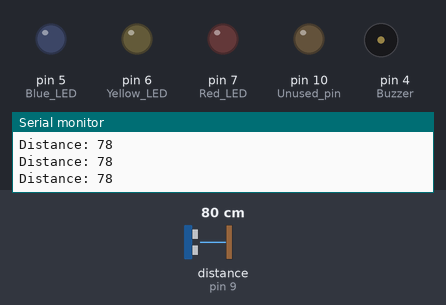
Bench run of a sketch on a simulated Arduino Uno, built with avr-gcc and run on an emulated ATmega328P. On the bench: output pins drawn as LEDs (lit = HIGH), buzzer (waves = sounding, pin HIGH), the last lines printed to the serial monitor. Wiring (inferred from the names in the program): ultrasonic range finder: trigger pin 8; echo pin 9. Inputs (shaded band) come from the test bench; at power-on: distance to the obstacle (sensor on pin 9) 80 cm. The echo pulse lasts 58.3 µs per cm; pins used as bus, display or sensor lines are not drawn.

Above: at 1.2 s.
1.3 s: distance to the obstacle (sensor on pin 9) set to 21 cm
2.8 s: distance to the obstacle (sensor on pin 9) set to 18 cm
At 4.0 s:
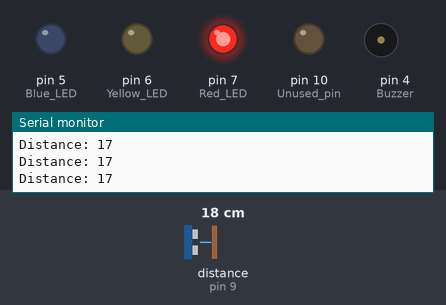
4.4 s: distance to the obstacle (sensor on pin 9) set to 11 cm
5.9 s: distance to the obstacle (sensor on pin 9) set to 8 cm
At 6.8 s:
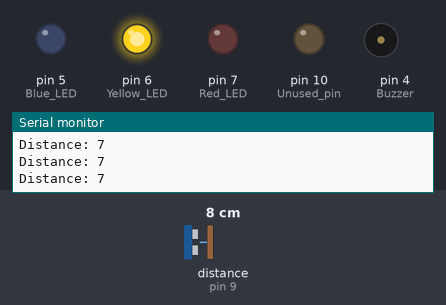
7.4 s: distance to the obstacle (sensor on pin 9) set to 6 cm
10.4 s: distance to the obstacle (sensor on pin 9) set to 3 cm
At 10.8 s:
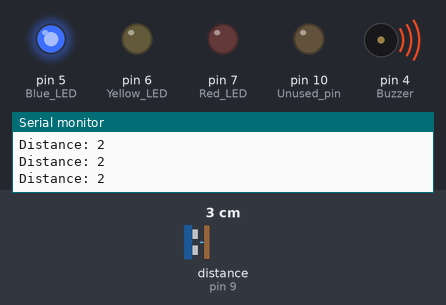
Timing chart, 0 to 12.9 s (numbered marks = the images above; inputs shaded):
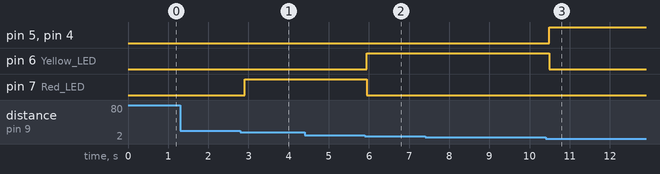

Measured:
- the behaviour switches between 20 and 19 cm on distance to the obstacle (sensor on pin 9) (found by bisection; images 0 and 1)
- the behaviour switches between 10 and 9 cm on distance to the obstacle (sensor on pin 9) (found by bisection; images 1 and 2)
- the behaviour switches between 5 and 4 cm on distance to the obstacle (sensor on pin 9) (found by bisection; images 2 and 3)
- after the input at 2.8 s, pin 7 (Red_LED): LOW → HIGH after 0.10 s
- after the input at 5.9 s, pin 6 (Yellow_LED): LOW → HIGH after 0.05 s; pin 7 (Red_LED): HIGH → LOW after 0.05 s
- after the input at 10.4 s, pin 5 (Blue_LED), pin 4 (Buzzer): LOW → HIGH after 0.10 s; pin 6 (Yellow_LED): HIGH → LOW after 0.10 s

The sketch:

waterLevelDetector.ino
```cpp
long distance;  // Variable to store the distance in cm
long duration;  // Variable to store the time for the echo to return

void setup() {
  pinMode(8, OUTPUT);  // Trigger pin for ultrasonic sensor
  pinMode(9, INPUT);   // Echo pin for ultrasonic sensor
  pinMode(10, OUTPUT); // Unused pin (you can remove or use for another purpose)
  pinMode(7, OUTPUT);  // Red LED
  pinMode(6, OUTPUT);  // Yellow LED
  pinMode(5, OUTPUT);  // Blue LED
  pinMode(4, OUTPUT);  // Buzzer
  Serial.begin(9600);  // Start serial communication
}

void loop() {
  // Send the trigger pulse to the ultrasonic sensor
  digitalWrite(8, LOW);
  delayMicroseconds(2);
  digitalWrite(8, HIGH);
  delayMicroseconds(10);
  digitalWrite(8, LOW);

  // Read the time it takes for the echo to return
  duration = pulseIn(9, HIGH);

  // Calculate the distance in cm
  distance = duration * 0.034 / 2;

  // Print the distance to the serial monitor
  Serial.print("Distance: ");
  Serial.println(distance);

  // Check distance and activate corresponding outputs
  if (distance <= 3) {
    // If the distance is 3 cm or less
    digitalWrite(7, LOW);   // Red LED off
    digitalWrite(6, LOW);   // Yellow LED off
    digitalWrite(5, HIGH);  // Blue LED on
    digitalWrite(4, HIGH);  // Buzzer on
  }
  else if (distance > 3 && distance <= 8) {
    // If the distance is between 4 and 8 cm
    digitalWrite(7, LOW);   // Red LED off
    digitalWrite(6, HIGH);  // Yellow LED on
    digitalWrite(5, LOW);   // Blue LED off
    digitalWrite(4, LOW);   // Buzzer off
  }
  else if (distance > 8 && distance <= 18) {
    // If the distance is between 9 and 18 cm
    digitalWrite(7, HIGH);  // Red LED on
    digitalWrite(6, LOW);   // Yellow LED off
    digitalWrite(5, LOW);   // Blue LED off
    digitalWrite(4, LOW);   // Buzzer off
  }
  else {
    // If the distance is greater than 18 cm
    digitalWrite(7, LOW);   // Red LED off
    digitalWrite(6, LOW);   // Yellow LED off
    digitalWrite(5, LOW);   // Blue LED off
    digitalWrite(4, LOW);   // Buzzer off
  }

  // Wait for 100 milliseconds before taking the next reading
  delay(100);
}
```
